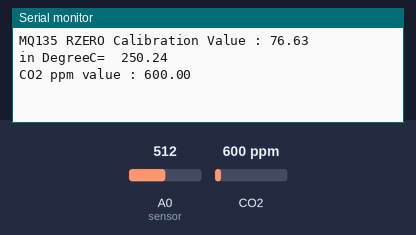
Bench run of a sketch on a simulated Arduino Uno, built with avr-gcc and run on an emulated ATmega328P. Parts: the last lines printed to the serial monitor. The inputs (shaded band) are chosen by the test bench; at power-on: CO2 600 ppm, A0 (sensor) = 512. The modem accepts every AT command (registered, SIM ready, sends succeed) and sends nothing else.

Above: at 4.2 s.
4.3 s: CO2 set to 452 ppm
At 9.9 s:
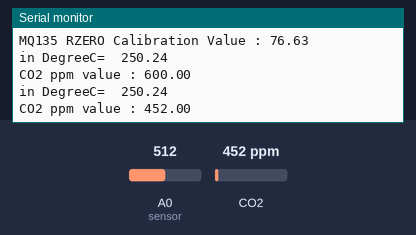
10.1 s: A0 (sensor) set to 716
At 15.2 s:
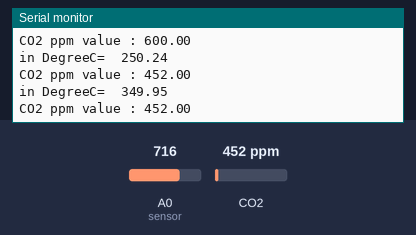
15.9 s: CO2 set to 1050 ppm
At 20.5 s:
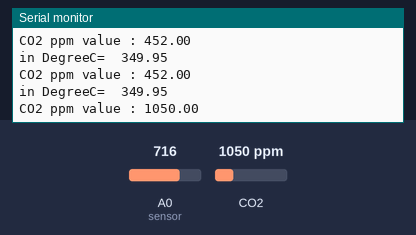
21.7 s: A0 (sensor) set to 900
At 25.9 s:
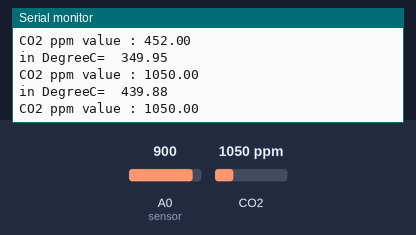
Timing chart, 0 to 27.4 s (numbered marks = the images above; inputs shaded):
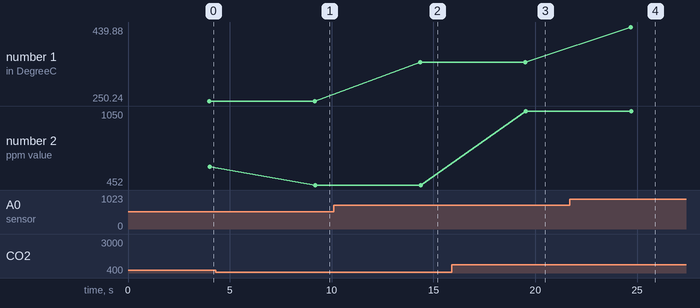

Measured:
- after the input at 4.3 s, the serial monitor: prints a new line after 4.9 s (image 1)
- after the input at 10.1 s, the serial monitor: prints a new line after 4.2 s (image 2)
- after the input at 15.9 s, the serial monitor: prints a new line after 3.6 s (image 3)
- after the input at 21.7 s, the serial monitor: prints a new line after 3.0 s (image 4)
- plotted number 1: 250.24 → 349.95 after the input at 10.1 s, 349.95 → 439.88 after the input at 21.7 s
- plotted number 2: 600 → 452 after the input at 4.3 s, 452 → 1050 after the input at 15.9 s

The sketch:

wheather_sensor.ino
```cpp
const int sensor=A0; // Assigning analog pin A1 to variable 'sensor'
float tempc;  //variable to store temperature in degree Celsius
float tempf;  //variable to store temperature in Fahreinheit
float vout;  //temporary variable to hold sensor reading
#include "MQ135.h"
#define ANALOGPIN A1  //  Define Analog PIN on Arduino Board
#define RZERO 206.85    //  Define RZERO Calibration Value
MQ135 gasSensor = MQ135(ANALOGPIN);
//gsm
 #include <SoftwareSerial.h>

SoftwareSerial mySerial(9, 10);
void setup()
{
pinMode(sensor,INPUT); // Configuring pin A1 as input
Serial.begin(9600);
  float rzero = gasSensor.getRZero();
   mySerial.begin(9600);
  delay(3000);
  Serial.print("MQ135 RZERO Calibration Value : ");
  Serial.println(rzero);
}
void loop()
{
   float ppm = gasSensor.getPPM();
   delay(1000);
vout=analogRead(sensor);
vout=(vout*500)/1023;
tempc=vout; // Storing value in Degree Celsius
//tempf=(vout*1.8)+32; // Converting to Fahrenheit
Serial.print("in DegreeC=");
Serial.print("\t");
Serial.print(tempc);
Serial.println();
Serial.print("CO2 ppm value : ");
  Serial.println(ppm);
/*Serial.print("in Fahrenheit=");
Serial.print("\t");
Serial.print(tempf);
Serial.println();
*/
//sms
SendMessage(tempc,ppm);
delay(1000); //Delay of 1 second for ease of viewing
}
 void SendMessage(float temp,float ppm )
{
  mySerial.println("AT+CMGF=1");    //Sets the GSM Module in Text Mode
  delay(1000);  // Delay of 1000 milli seconds or 1 second
  mySerial.println("AT+CMGS=\"+91xxxxxxxxxxx\"\r"); // Replace x with mobile number
  delay(1000);
  mySerial.println("temp:"+String(temp)+" ppm:"+String(ppm));// The SMS text you want to send
  delay(100);
   mySerial.println((char)26);// ASCII code of CTRL+Z
  delay(1000);
}
```
